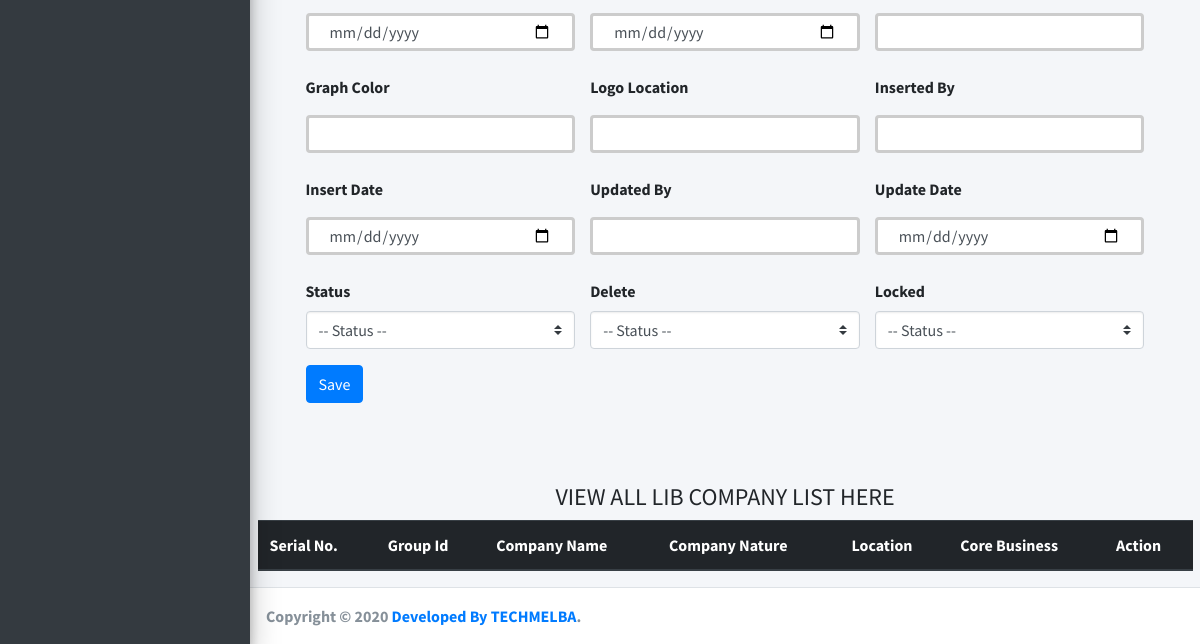
Page /lib_company/ (lower part) on the earlier database version.
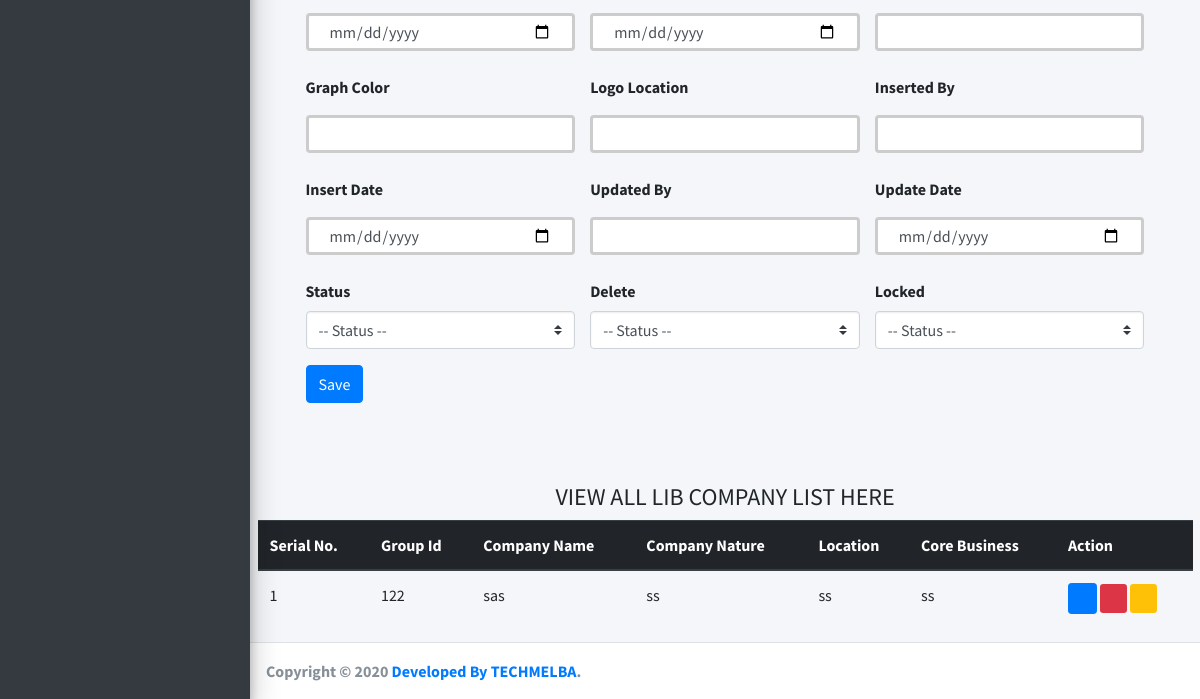
Same page on the later database version.
### Lakshma_ERP_App/models.py (models this page shows, shortened)
class LibCompany(models.Model):
    STATUS = (
        ('Yes', 'Yes'),
        ('No', 'No'),
    )
    group_id = models.CharField(max_length=15, default=0, null=True)
    company_name = models.CharField(max_length=200, null=True)
    company_short_name = models.CharField(max_length=200, null=True)
    service_cost_allocation = models.CharField(max_length=200, null=True)
    posting_pre_year = models.CharField(max_length=15, default=0, null=True)
    statutory_account = models.CharField(max_length=200, null=True)
    contact_person = models.CharField(max_length=200, null=True)
    cfo = models.CharField(max_length=200, null=True)
    company_nature = models.CharField(max_length=200, null=True)
    location = models.CharField(max_length=200, null=True)
    core_business = models.CharField(max_length=200, null=True)
    email = models.CharField(max_length=200, null=True)
    website = models.CharField(max_length=200, null=True)
    ac_code_length = models.IntegerField( default=0)
    profit_center_affected = models.CharField(max_length=10, choices=STATUS, default=0)
    plot_no = models.CharField(max_length=20, null=True)
    level_no = models.CharField(max_length=20, null=True)
    road_no = models.CharField(max_length=20, null=True)
    block_no = models.CharField(max_length=20, null=True)
    country_id = models.CharField(max_length=20, null=True)
    province = models.CharField(max_length=120, null=True)
    city = models.CharField(max_length=120, null=True)
    zip_code = models.CharField(max_length=120, null=True)
    trade_license_no = models.CharField(max_length=20, null=True)
    incorporation_no = models.CharField(max_length=20, null=True)
    erc_no = models.CharField(max_length=20, null=True)
    irc_no = models.CharField(max_length=20, null=True)
    tin_number = models.CharField(max_length=20, null=True)
    vat_number = models.CharField(max_length=20, null=True)
    epb_reg_no = models.CharField(max_length=20, null=True)
    trade_license_renewal = models.CharField(max_length=20, null=True)
    erc_expiry_date = models.CharField(max_length=50, null=True)
    irc_expiry_date = models.CharField(max_length=50, null=True)
    bangladesh_bank_reg_no = models.CharField(max_length=200, null=False)
    graph_color = models.CharField(max_length=20, null=False)
    logo_location = models.CharField(max_length=20, null=False)
    inserted_by = models.CharField(max_length=120, null=True)
    insert_date = models.DateTimeField(default=now)
    updated_by = models.CharField(max_length=120, null=True)
    update_date = models.DateTimeField(default=now)
    status_active = models.CharField(max_length=20, choices=STATUS, default=0, null=True)
    is_deleted = models.CharField(max_length=20, choices=STATUS, default=1, null=True)
    is_locked = models.CharField(max_length=20, choices=STATUS, default=1, null=True)

### Lakshma_ERP_App/views.py (the view, shortened to what this page needs)
# urls.py: path('lib_company/', LibCompanyInfo.as_view(), name='LibCompany'),
class LibCompanyInfo(View):
    def get(self, request):
        company = LibCompany.objects.all()
        context = {
            'company':company
        }
        return render(request, 'Order_Entry/lib_company.html', context)

### templates/Order_Entry/lib_company.html (shortened to what the changed rows need)
{% extends 'index.html' %}
{% block body %}
    <div class="container mt-4">
      <div class="table-responsive">
      <table class="table table-hover">
        <thead class="thead-dark">
          <tr>
            <th scope="col">Serial No.</th>
            <th scope="col">Group Id</th>
            <th scope="col">Company Name</th>
            <th scope="col">Company Nature</th>
            <th scope="col">Location</th>
            <th scope="col">Core Business</th>
            <th scope="col">Action</th>
          </tr>
        </thead>
        <tbody>
          {% for i in company  %}
          <tr>
            <td>{{i.id}}</td>
            <td>{{i.group_id}}</td>
            <td>{{i.company_name}}</td>
            <td>{{i.company_nature}}</td>
            <td>{{i.location}}</td>
            <td>{{i.core_business}}</td>
            <td>
             <a href="/viewcompanyInfo/{{i.id}}"><i class="fas fa-eye btn btn-primary btn-sm" ></i></a>
             <a href="/editcompanyInfo/{{i.id}}"><i class="fas fa-pencil-alt btn-danger btn-sm"></i></a>
             <a href="/delete_company/{{i.id}}"><i class="far fa-trash-alt btn-warning btn-sm"></i></a>
            </td>
          </tr>
          {% endfor %}
        </tbody>
      </table>
      </div>
    </div>
{%endblock body%}

Differences in the rows shown:
added LibCompany: id "1", group_id "122", company_name "sas", company_nature "ss", location "ss", core_business "ss"
